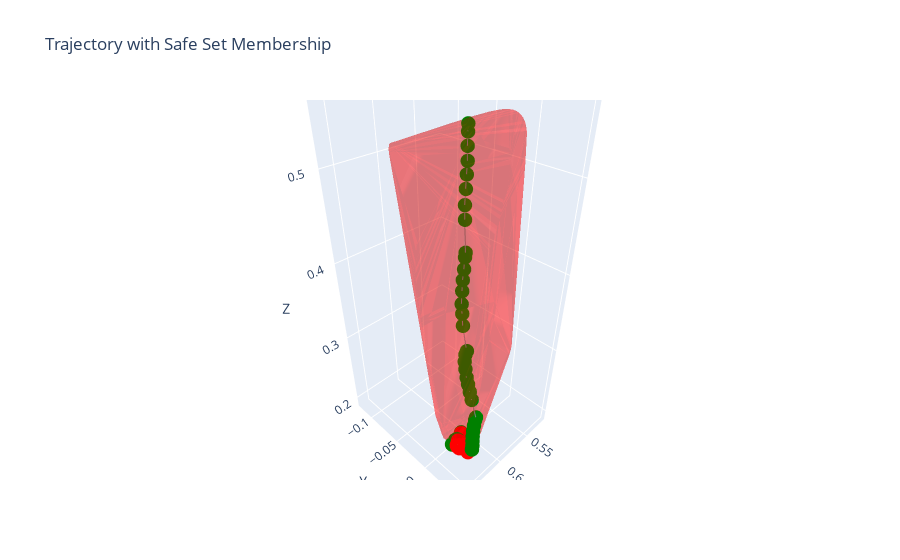

The notebook cell saved with this chart:
### Code cell
import numpy as np
from scipy.spatial import ConvexHull
import plotly.graph_objects as go

def load_safe_set_positions(file_path):
    """
    Load safe set positions from the given NPZ file.
    It expects the key "safe_set_positions" (or falls back to the first 3 columns of "safe_set").
    """
    data = np.load(file_path)
    if "safe_set_positions" in data:
        safe_set_positions = data["safe_set_positions"]
    else:
        safe_set = data["safe_set"]
        safe_set_positions = safe_set[:, :3]
    return safe_set_positions
def plot_trajectory_on_hull_plotly(safe_set_positions, trajectory):
    """
    Plot the convex hull of the safe set positions (as a translucent red mesh) 
    with the trajectory (colored markers based on safe set membership).
    """
    # Compute convex hull of the safe set positions
    hull = ConvexHull(safe_set_positions)
    
    # Extract x, y, z coordinates
    x = safe_set_positions[:, 0]
    y = safe_set_positions[:, 1]
    z = safe_set_positions[:, 2]
    
    # Use hull simplices to define the mesh triangles
    mesh_trace = go.Mesh3d(
        x=x,
        y=y,
        z=z,
        i=hull.simplices[:, 0],
        j=hull.simplices[:, 1],
        k=hull.simplices[:, 2],
        color='red',
        opacity=0.3,
        name='Safe Set Hull'
    )
    
    # Extract trajectory positions and colors
    traj_positions = np.array([pt for pt, inside in trajectory])
    # traj_colors = ['green' if inside ==True else 'red' for _, inside in trajectory]
    traj_colors = []
    for _, inside in trajectory:
        if inside == None:
            continue
        elif inside == True:
            traj_colors.append('green')
        else:
            traj_colors.append('red')
        # print(inside)
    # traj_colors = [
    # 'green' if inside is True else ('white' if inside is None else 'red')
    # for _, inside in trajectory
    # ]
    # print(traj_colors)
    
    # Create a 3D scatter plot with point-wise colors
    traj_trace = go.Scatter3d(
        x=traj_positions[:, 0],
        y=traj_positions[:, 1],
        z=traj_positions[:, 2],
        mode='lines+markers',
        line=dict(color='gray', width=2),  # line color neutral
        marker=dict(size=5, color=traj_colors),
        name='Trajectory'
    )
    
    # Build the figure
    fig = go.Figure(data=[mesh_trace, traj_trace])
    fig.update_layout(
        title='Trajectory with Safe Set Membership',
        scene=dict(
            xaxis_title='X',
            yaxis_title='Y',
            zaxis_title='Z'
        )
    )
    fig.show()


safe_set_filepath = "/home/franka_deoxys/fr3/safe_set_6d_real_robot_additionals.npz"

safe_set_positions = load_safe_set_positions(safe_set_filepath)

plot_trajectory_on_hull_plotly(safe_set_positions, trajectory)

### Figure 1 — Plotly figure (JSON) as saved in the notebook; plotly's stock layout.template omitted (floating-point values rounded to 4 significant figures; data arrays with more than 128 entries replaced by an {"elided": "..."} marker saying what was removed)
{"data": [{"color": "red", "i": {"elided": "386 int values"}, "j": {"elided": "386 int values"}, "k": {"elided": "386 int values"}, "name": "Safe Set Hull", "opacity": 0.3, "type": "mesh3d", "x": {"elided": "107025 float values"}, "y": {"elided": "107025 float values"}, "z": {"elided": "107025 float values"}}, {"line": {"color": "gray", "width": 2}, "marker": {"color": {"elided": "342 str values"}, "size": 5}, "mode": "lines+markers", "name": "Trajectory", "type": "scatter3d", "x": {"elided": "342 float values"}, "y": {"elided": "342 float values"}, "z": {"elided": "342 float values"}}], "layout": {"scene": {"xaxis": {"title": {"text": "X"}}, "yaxis": {"title": {"text": "Y"}}, "zaxis": {"title": {"text": "Z"}}}, "title": {"text": "Trajectory with Safe Set Membership"}}}
